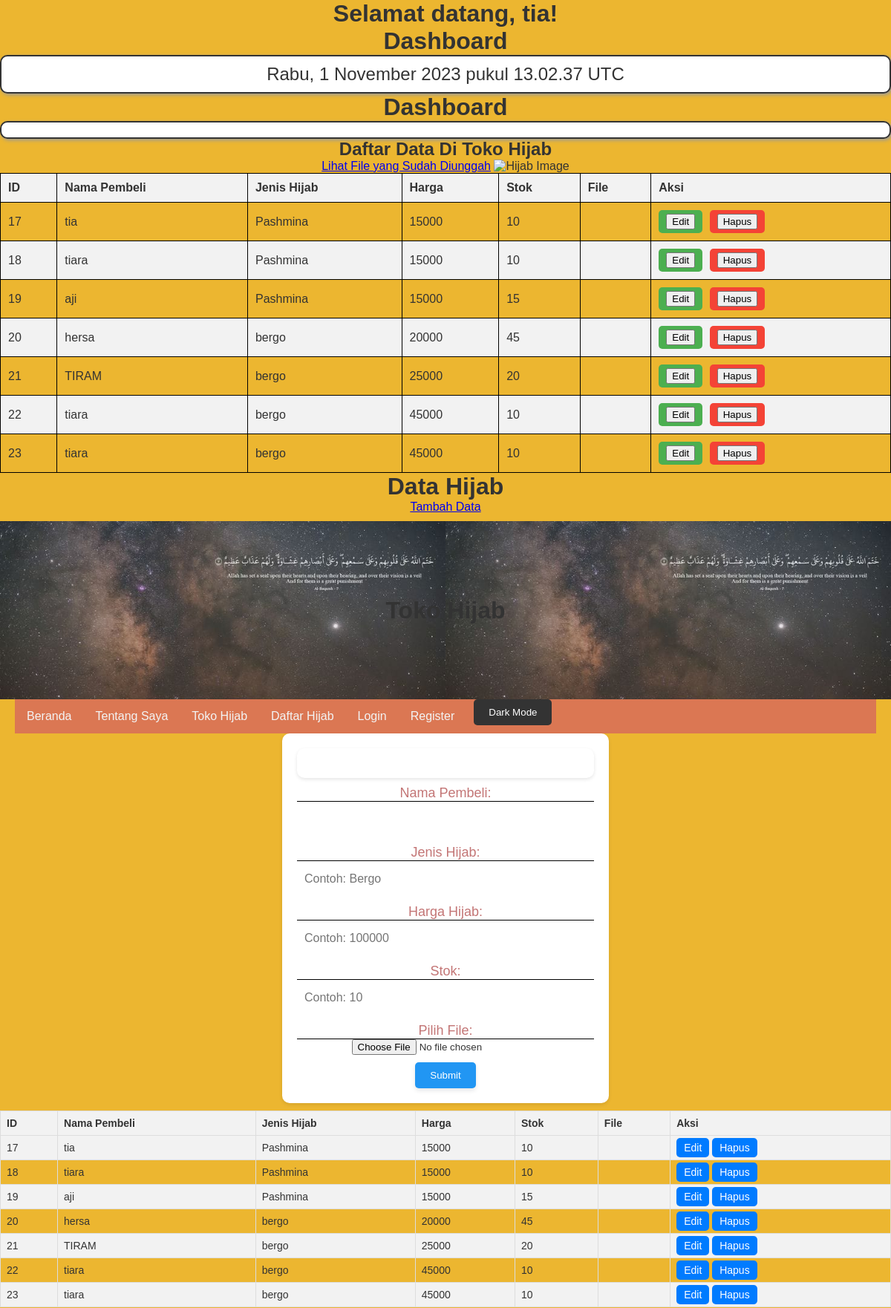
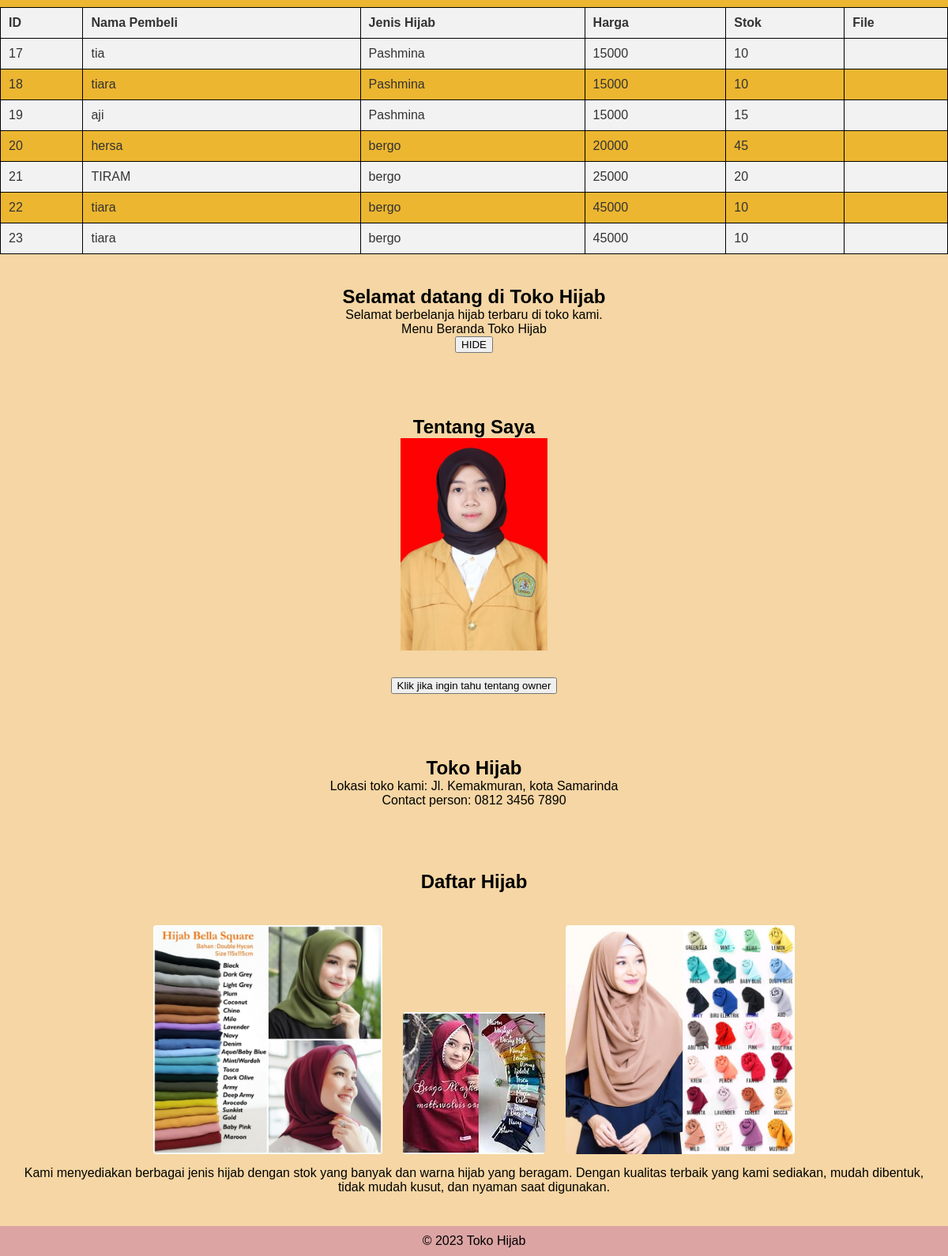
/index.php (signed in), run on the app's committed database (2 pictures, top to bottom).
### tables this page shows
CREATE TABLE `hijab` (
  `id` int(50) NOT NULL,
  `nama_pembeli` varchar(200) NOT NULL,
  `jenis_hijab` varchar(200) NOT NULL,
  `harga` varchar(200) NOT NULL,
  `stok` varchar(255) NOT NULL,
  `edit_file` tinyint(1) NOT NULL,
  `hapus_file` tinyint(1) NOT NULL,
  `file` varchar(255) NOT NULL
);

### index.php (the view, shortened to what this page needs)
<?php
if (!isset($_SESSION['username'])) {
    include 'register.php';
    include 'login.php';
} else {
    include 'dashboard.php';
}
?>
<!DOCTYPE html>
<html lang="en">
<head>
</head>
<body>
    <h1>Dashboard</h1>
    <div id="date-time">Mengambil waktu...</div>
</body>
</head>
<body>
    <h1>Dashboard</h1>
    <p id="date-time"></p>
</body>
    <link rel="stylesheet" href="style.css">
</head>
<body>
    <h2>Daftar Data Di Toko Hijab</h2>
    <a href="file_gallery.php">Lihat File yang Sudah Diunggah</a>
    <td>
    <img src="uploads/<?php echo $row['file']; ?>" alt="Hijab Image">
</td>
    <table>
        <thead>
            <tr>
                <th>ID</th>
                <th>Nama Pembeli</th>
                <th>Jenis Hijab</th>
                <th>Harga</th>
                <th>Stok</th>
                <th>File</th>
                <th>Aksi</th>
            </tr>
        </thead>
        <tbody>
            <?php
            include 'koneksi.php';
            $sql = "SELECT * FROM hijab";
            $result = mysqli_query($conn, $sql);
            while ($row = mysqli_fetch_assoc($result)) {
                echo "<tr>";
                echo "<td>" . $row['id'] . "</td>";
                echo "<td>" . $row['nama_pembeli'] . "</td>";
                echo "<td>" . $row['jenis_hijab'] . "</td>";
                echo "<td>" . $row['harga'] . "</td>";
                echo "<td>" . $row['stok'] . "</td>";
                echo "<td>" . $row["file"] . "</td>";
                echo "<td>";
                echo "<a href='edit.php?id=" . $row['id'] . "' class='btn-edit'><button>Edit</button></a>";
                echo "<a href='delete.php?id=" . $row['id'] . "' class='btn-delete'><button>Hapus</button></a>";
                echo "</td>";
                echo "</tr>";
            }
            ?>
        </tbody>
    </table>
</body>
</html>
    <link rel="stylesheet" href="style.css">
</head>
<body>
<h1>Data Hijab</h1>
    <a href="tambah.php">Tambah Data</a>
    <table class="data-table">
        <tr>
            <th>ID</th>
            <th>Nama Pembeli</th>
            <th>Jenis Hijab</th>
            <th>Harga</th>
            <th>Stok</th>
            <th>File</th>
            <th>Aksi</th>
        </tr>
        <?php
        include 'koneksi.php';
        $sql = "SELECT * FROM hijab";
        $result = mysqli_query($conn, $sql);
        while ($row = mysqli_fetch_assoc($result)) {
            echo "<tr>";
            echo "<td>" . $row["id"] . "</td>";
            echo "<td>" . $row["nama_pembeli"] . "</td>";
            echo "<td>" . $row["jenis_hijab"] . "</td>";
            echo "<td>" . $row["harga"] . "</td>";
            echo "<td>" . $row["stok"] . "</td>";
            echo "<td>" . $row["file"] . "</td>";
            echo "<td><a href='edit.php?id=" . $row["id"] . "'>Edit</a> <a href='hapus.php?id=" . $row["id"] . "'>Hapus</a></td>";
            echo "</tr>";
        }
        ?>
    <header>
        <div class="container">
            <h1>Toko Hijab</h1>
        </div>
    </header>
    <nav>
        <div class="container">
            <ul>
                <li><a href="#beranda">Beranda</a></li>
                <li><a href="#tentang-saya">Tentang Saya</a></li>
                <li><a href="#toko-hijab">Toko Hijab</a></li>
                <li><a href="#daftar-hijab">Daftar Hijab</a></li>
                <li><a href="login.php">Login</a></li>
                <li><a href="register.php">Register</a></li>
                <li class="theme-switch">
                <button id="theme-toggle-btn">Dark Mode</button>
                </li>
            </ul>
        </div>
    </nav>
    <main>
        <section id="INPUT DATA HIJAB" class="form">
        <form method="post" action="process.php" class="form">
    <div class="form-group">
        <label for="nama_pembeli">Nama Pembeli:</label>
        <div class="input-icon">
            <input type="text" id="nama_pembeli" name="nama_pembeli" required>
        </div>
    </div>
    <div class="form-group">
        <label for="jenis_hijab">Jenis Hijab:</label>
        <div class="input-icon">
            <input type="text" id="jenis_hijab" name="jenis_hijab" placeholder="Contoh: Bergo" required>
        </div>
    </div>
    <div class="form-group">
        <label for="harga">Harga Hijab:</label>
        <div class="input-icon">
            <input type="number" id="harga" name="harga" placeholder="Contoh: 100000" required>
        </div>
    </div>
    <div class="form-group">
        <label for="stok">Stok:</label>
        <div class="input-icon">
            <input type="number" id="stok" name="stok" placeholder="Contoh: 10" required>
        </div>
    </div>
    <div class="form-group">
        <label for="file">Pilih File:</label>
            <input type="file" id="file" name="file" required>
        </div>
    <button type="submit" class="btn-submit">Submit</button>
</form>
</section>
<table>
<tr>
        <th>ID</th>
        <th>Nama Pembeli</th>
        <th>Jenis Hijab</th>
        <th>Harga</th>
        <th>Stok</th>
        <th>File</th>
    </tr>
    <?php
    $sql = "SELECT * FROM hijab";
    $result = mysqli_query($conn, $sql);
    while ($row = mysqli_fetch_assoc($result)) {
        echo "<tr>";
        echo "<td>" . $row["id"] . "</td>";
        echo "<td>" . $row["nama_pembeli"] . "</td>";
        echo "<td>" . $row["jenis_hijab"] . "</td>";
        echo "<td>" . $row["harga"] . "</td>";
        echo "<td>" . $row["stok"] . "</td>";
        echo "<td>" . $row["file"] . "</td>";
        echo "</tr>";
    }
    ?>
</table>
        <section id="beranda" class="section">
            <div class="container">
                <h2>Selamat datang di Toko Hijab</h2>
                <p>Selamat berbelanja hijab terbaru di toko kami.</p>
            <div id="elemen" style="display: block;">Menu Beranda Toko Hijab</div>
            <button onclick="toggleElemen()">HIDE</button>
            </div>
        </section>
        <section id="tentang-saya" class="section">
            <div class="container">
                <h2>Tentang Saya</h2>
                <div class="about-me">
                    <img src="Foto-Aji-Dinda.jpeg" alt="Foto Saya">
                </div>
            </div>
            <button id="btn-info">Klik jika ingin tahu tentang owner</button>
            </section>
        <section id="toko-hijab" class="section">
            <div class="container">
                <h2>Toko Hijab</h2>
                <p>Lokasi toko kami: Jl. Kemakmuran, kota Samarinda</p>
                <p>Contact person: 0812 3456 7890</p>
            </div>
        </section>
        <section id="daftar-hijab" class="section">
            <div class="container">
                <h2>Daftar Hijab</h2>
                <div class="hijab-list">
                    <img src="Hijab Bella_Square.jpg" alt="Hijab 1">
                    <img src="Hijab_bergo.jfif" alt="Hijab 2">
                    <img src="Hijab_Pashmina.jpg" alt="Hijab 3">
                </div>
                <p>Kami menyediakan berbagai jenis hijab dengan stok yang banyak dan warna hijab yang beragam.
                    Dengan kualitas terbaik yang kami sediakan, mudah dibentuk, tidak mudah kusut, dan nyaman saat digunakan.
                </p>
            </div>
        </section>
    </main>
    <footer>
        <div class="container">
            <p>&copy; 2023 Toko Hijab</p>
        </div>
    </footer>
</body>
</html>

### style.css (style rules this page uses)
body, h1, h2, p, ul, li, img { margin: 0; padding: 0; }
body { background-color: #f0f0f0; color: #333; }
.theme-switch { margin-left: 10px; }
#theme-toggle-btn { background-color: #333; color: #fff; padding: 10px 20px; border: none; border-radius: 5px; cursor: pointer; transition: background-color 0.3s; }
.theme-switch { position: relative; display: inline-block; }
body { background-color: #ecb630; font-family: Arial, sans-serif; }
header { color: #faf9f7; text-align: center; height: 30vh; margin-top: 10px; background-image: url(background.jpeg); background-size: 50%; position: relative; display: flex; justify-content: center; align-items: center; }
.container { max-width: 1200px; margin: 0 auto; padding: 0 20px; }
nav ul { list-style-type: none; margin: 0; padding: 0; background-color: #db7753; overflow: hidden; }
nav ul li { float: left; }
nav ul li a { display: block; color: #f3f4f4; text-align: center; padding: 14px 16px; text-decoration: none; }
.section { background-color: #f5d6a4; padding: 40px 0; text-align: center; }
.about-me { text-align: center; }
.about-me img { max-width: 16%; height: auto; margin-bottom: 30px; }
.hijab-list { text-align: center; margin-top: 30px; }
.hijab-list img { max-width: 25%; margin: 10px; border: 1px solid #f5d6a4; border-radius: 5px; }
footer { background-color: #dda4a4; color: #550c0c; text-align: center; padding: 10px 0; }
.form { max-width: 400px; margin: 0 auto; padding: 20px; background-color: white; border-radius: 10px; box-shadow: 0 2px 5px rgba(0, 0, 0, 0.1); }
.form label { font-size: 18px; color: #c37575; border-bottom: 1px solid black; }
.form input[type="text"], .form input[type="number"], .form input[type="password"] { width: 100%; padding: 10px; margin: 5px 0; border: 1px solid #ccc; border-radius: 5px; font-size: 16px; }
.input-icon { position: relative; }
.form button[type="submit"] { background-color: #2196F3; color: #fff; border: none; padding: 10px 20px; border-radius: 5px; box-shadow: 0 3px 6px rgba(0, 0, 0, 0.1); cursor: pointer; }
.form input[type="text"], .form input[type="number"], .form input[type="password"] { width: 100%; padding: 10px; margin: 5px 0; border: none; border-radius: 5px; font-size: 16px; }
.data-table { border-collapse: collapse; width: 100%; margin: 10px 0; font-size: 14px; min-width: 800px; }
.data-table th, .data-table td { border: 1px solid #dddddd; text-align: left; padding: 8px; }
.data-table th { background-color: #f2f2f2; font-weight: bold; }
.data-table tr:nth-child(even) { background-color: #f2f2f2; }
.data-table a { text-decoration: none; padding: 5px 10px; background-color: #007bff; color: #fff; border-radius: 5px; transition: background-color 0.3s; }
.btn-edit { background-color: #4CAF50; color: white; border: none; border-radius: 5px; padding: 5px 10px; margin-right: 5px; text-align: center; text-decoration: none; display: inline-block; font-size: 12px; cursor: pointer; }
.btn-delete { background-color: #f44336; color: white; border: none; border-radius: 5px; padding: 5px 10px; text-align: center; text-decoration: none; display: inline-block; font-size: 12px; cursor: pointer; }

### index.php (style rules this page uses)
body { font-family: Arial, sans-serif; background-color: #f0f0f0; text-align: center; padding: 20px; }
h1 { color: #333; }
#date-time { background-color: #fff; border: 2px solid #333; border-radius: 10px; padding: 10px; font-size: 24px; box-shadow: 2px 2px 5px #999; }
table { border-collapse: collapse; width: 100%; }
table, th, td { border: 1px solid #000; }
th, td { padding: 10px; text-align: left; }
th { background-color: #f2f2f2; }
tr:nth-child(even) { background-color: #f2f2f2; }
form { margin: 20px 0; }
.form-group { margin: 10px 0; }
label { display: block; }
input[type="text"], input[type="number"] { width: 100%; padding: 5px; border: 1px solid #ccc; border-radius: 5px; }
button[type="submit"] { padding: 10px 20px; background-color: #007bff; color: #fff; border: none; border-radius: 5px; }

### data on the page
hijab: id "17", nama_pembeli "tia", jenis_hijab "Pashmina", harga "15000", stok "10"
hijab: id "18", nama_pembeli "tiara", jenis_hijab "Pashmina", harga "15000", stok "10"
hijab: id "19", nama_pembeli "aji", jenis_hijab "Pashmina", harga "15000", stok "15"
hijab: id "20", nama_pembeli "hersa", jenis_hijab "bergo", harga "20000", stok "45"
hijab: id "21", nama_pembeli "TIRAM", jenis_hijab "bergo", harga "25000", stok "20"
hijab: id "22", nama_pembeli "tiara", jenis_hijab "bergo", harga "45000", stok "10"
hijab: id "23", nama_pembeli "tiara", jenis_hijab "bergo", harga "45000", stok "10"

### other printed values
$_SESSION['username'] "tia"
